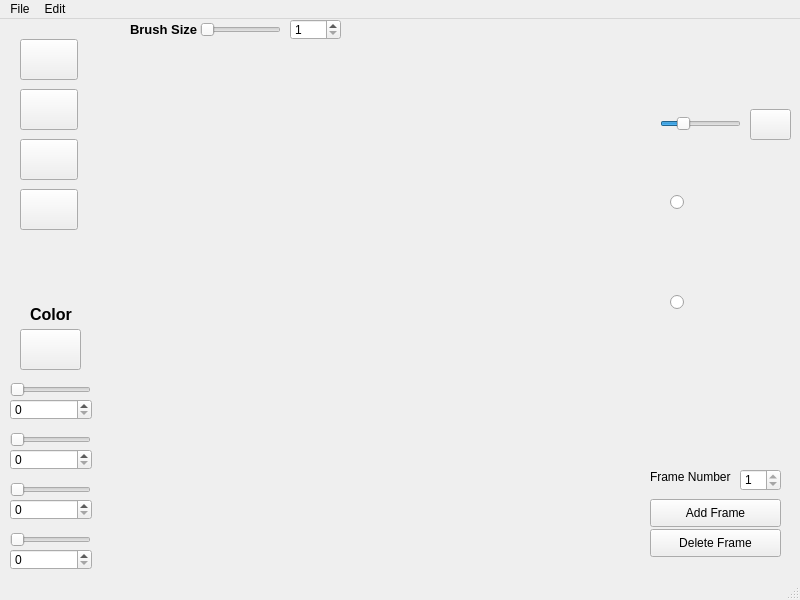
<?xml version="1.0" encoding="UTF-8"?>
<ui version="4.0">
 <class>MainWindow</class>
 <widget class="QMainWindow" name="MainWindow">
  <property name="geometry">
   <rect>
    <x>0</x>
    <y>0</y>
    <width>800</width>
    <height>600</height>
   </rect>
  </property>
  <property name="windowTitle">
   <string>Sprite Editor</string>
  </property>
  <widget class="QWidget" name="centralwidget">
   <widget class="QPushButton" name="brushButton">
    <property name="geometry">
     <rect>
      <x>20</x>
      <y>20</y>
      <width>58</width>
      <height>41</height>
     </rect>
    </property>
    <property name="text">
     <string/>
    </property>
   </widget>
   <widget class="QPushButton" name="eraseButton">
    <property name="geometry">
     <rect>
      <x>20</x>
      <y>70</y>
      <width>58</width>
      <height>41</height>
     </rect>
    </property>
    <property name="text">
     <string/>
    </property>
   </widget>
   <widget class="QPushButton" name="eyedropButton">
    <property name="geometry">
     <rect>
      <x>20</x>
      <y>120</y>
      <width>58</width>
      <height>41</height>
     </rect>
    </property>
    <property name="text">
     <string/>
    </property>
   </widget>
   <widget class="QPushButton" name="negativeButton">
    <property name="geometry">
     <rect>
      <x>20</x>
      <y>170</y>
      <width>58</width>
      <height>41</height>
     </rect>
    </property>
    <property name="text">
     <string/>
    </property>
   </widget>
   <widget class="QSpinBox" name="redSpinBox">
    <property name="geometry">
     <rect>
      <x>10</x>
      <y>380</y>
      <width>82</width>
      <height>21</height>
     </rect>
    </property>
    <property name="maximum">
     <number>255</number>
    </property>
   </widget>
   <widget class="QLabel" name="colorLabel">
    <property name="geometry">
     <rect>
      <x>30</x>
      <y>285</y>
      <width>61</width>
      <height>21</height>
     </rect>
    </property>
    <property name="font">
     <font>
      <pointsize>12</pointsize>
      <weight>75</weight>
      <bold>true</bold>
     </font>
    </property>
    <property name="text">
     <string>Color</string>
    </property>
   </widget>
   <widget class="QSlider" name="redSlider">
    <property name="geometry">
     <rect>
      <x>10</x>
      <y>360</y>
      <width>81</width>
      <height>21</height>
     </rect>
    </property>
    <property name="maximum">
     <number>255</number>
    </property>
    <property name="orientation">
     <enum>Qt::Horizontal</enum>
    </property>
   </widget>
   <widget class="QSpinBox" name="greenSpinBox">
    <property name="geometry">
     <rect>
      <x>10</x>
      <y>430</y>
      <width>82</width>
      <height>21</height>
     </rect>
    </property>
    <property name="maximum">
     <number>255</number>
    </property>
   </widget>
   <widget class="QSlider" name="greenSlider">
    <property name="geometry">
     <rect>
      <x>10</x>
      <y>410</y>
      <width>81</width>
      <height>21</height>
     </rect>
    </property>
    <property name="maximum">
     <number>255</number>
    </property>
    <property name="orientation">
     <enum>Qt::Horizontal</enum>
    </property>
   </widget>
   <widget class="QSpinBox" name="blueSpinBox">
    <property name="geometry">
     <rect>
      <x>10</x>
      <y>480</y>
      <width>82</width>
      <height>21</height>
     </rect>
    </property>
    <property name="maximum">
     <number>255</number>
    </property>
   </widget>
   <widget class="QSlider" name="blueSlider">
    <property name="geometry">
     <rect>
      <x>10</x>
      <y>460</y>
      <width>81</width>
      <height>21</height>
     </rect>
    </property>
    <property name="maximum">
     <number>255</number>
    </property>
    <property name="orientation">
     <enum>Qt::Horizontal</enum>
    </property>
   </widget>
   <widget class="QSpinBox" name="alphaSpinBox">
    <property name="geometry">
     <rect>
      <x>10</x>
      <y>530</y>
      <width>82</width>
      <height>21</height>
     </rect>
    </property>
    <property name="maximum">
     <number>255</number>
    </property>
   </widget>
   <widget class="QSlider" name="alphaSlider">
    <property name="geometry">
     <rect>
      <x>10</x>
      <y>510</y>
      <width>81</width>
      <height>21</height>
     </rect>
    </property>
    <property name="maximum">
     <number>255</number>
    </property>
    <property name="orientation">
     <enum>Qt::Horizontal</enum>
    </property>
   </widget>
   <widget class="QSlider" name="animationSlider">
    <property name="geometry">
     <rect>
      <x>660</x>
      <y>89</y>
      <width>81</width>
      <height>31</height>
     </rect>
    </property>
    <property name="minimum">
     <number>1</number>
    </property>
    <property name="maximum">
     <number>30</number>
    </property>
    <property name="value">
     <number>8</number>
    </property>
    <property name="orientation">
     <enum>Qt::Horizontal</enum>
    </property>
   </widget>
   <widget class="QPushButton" name="animationExpandButton">
    <property name="geometry">
     <rect>
      <x>750</x>
      <y>90</y>
      <width>41</width>
      <height>31</height>
     </rect>
    </property>
    <property name="font">
     <font>
      <pointsize>7</pointsize>
     </font>
    </property>
    <property name="text">
     <string/>
    </property>
   </widget>
   <widget class="QLabel" name="canvas">
    <property name="geometry">
     <rect>
      <x>110</x>
      <y>30</y>
      <width>512</width>
      <height>512</height>
     </rect>
    </property>
    <property name="cursor">
     <cursorShape>CrossCursor</cursorShape>
    </property>
    <property name="frameShape">
     <enum>QFrame::NoFrame</enum>
    </property>
    <property name="text">
     <string/>
    </property>
   </widget>
   <widget class="QLabel" name="animationLabel">
    <property name="geometry">
     <rect>
      <x>650</x>
      <y>10</y>
      <width>81</width>
      <height>81</height>
     </rect>
    </property>
    <property name="text">
     <string/>
    </property>
   </widget>
   <widget class="QLabel" name="frameNumberLabel">
    <property name="geometry">
     <rect>
      <x>650</x>
      <y>450</y>
      <width>91</width>
      <height>16</height>
     </rect>
    </property>
    <property name="text">
     <string>Frame Number</string>
    </property>
   </widget>
   <widget class="QSpinBox" name="frameNumberSpinBox">
    <property name="geometry">
     <rect>
      <x>740</x>
      <y>450</y>
      <width>41</width>
      <height>22</height>
     </rect>
    </property>
    <property name="minimum">
     <number>1</number>
    </property>
    <property name="maximum">
     <number>1</number>
    </property>
   </widget>
   <widget class="QPushButton" name="addFramePushButton">
    <property name="geometry">
     <rect>
      <x>650</x>
      <y>480</y>
      <width>131</width>
      <height>28</height>
     </rect>
    </property>
    <property name="text">
     <string>Add Frame</string>
    </property>
   </widget>
   <widget class="QPushButton" name="deleteFramePushButton">
    <property name="geometry">
     <rect>
      <x>650</x>
      <y>510</y>
      <width>131</width>
      <height>28</height>
     </rect>
    </property>
    <property name="text">
     <string>Delete Frame</string>
    </property>
   </widget>
   <widget class="QLabel" name="BrushSizeLabel">
    <property name="geometry">
     <rect>
      <x>130</x>
      <y>0</y>
      <width>91</width>
      <height>21</height>
     </rect>
    </property>
    <property name="font">
     <font>
      <pointsize>10</pointsize>
      <weight>75</weight>
      <bold>true</bold>
     </font>
    </property>
    <property name="text">
     <string>Brush Size</string>
    </property>
   </widget>
   <widget class="QSlider" name="brushSizeHorizontalSlider">
    <property name="geometry">
     <rect>
      <x>200</x>
      <y>0</y>
      <width>81</width>
      <height>21</height>
     </rect>
    </property>
    <property name="minimum">
     <number>1</number>
    </property>
    <property name="maximum">
     <number>10</number>
    </property>
    <property name="orientation">
     <enum>Qt::Horizontal</enum>
    </property>
   </widget>
   <widget class="QSpinBox" name="brushSizeSpinBox">
    <property name="geometry">
     <rect>
      <x>290</x>
      <y>0</y>
      <width>51</width>
      <height>21</height>
     </rect>
    </property>
    <property name="minimum">
     <number>1</number>
    </property>
    <property name="maximum">
     <number>10</number>
    </property>
   </widget>
   <widget class="QLabel" name="gridLabel">
    <property name="geometry">
     <rect>
      <x>110</x>
      <y>30</y>
      <width>512</width>
      <height>512</height>
     </rect>
    </property>
    <property name="text">
     <string/>
    </property>
   </widget>
   <widget class="QPushButton" name="colorPreview">
    <property name="geometry">
     <rect>
      <x>20</x>
      <y>310</y>
      <width>61</width>
      <height>41</height>
     </rect>
    </property>
    <property name="text">
     <string/>
    </property>
   </widget>
   <widget class="QLabel" name="framePreview1">
    <property name="geometry">
     <rect>
      <x>700</x>
      <y>340</y>
      <width>81</width>
      <height>81</height>
     </rect>
    </property>
    <property name="text">
     <string/>
    </property>
   </widget>
   <widget class="QLabel" name="framePreview2">
    <property name="geometry">
     <rect>
      <x>700</x>
      <y>240</y>
      <width>81</width>
      <height>81</height>
     </rect>
    </property>
    <property name="text">
     <string/>
    </property>
   </widget>
   <widget class="QLabel" name="framePreview3">
    <property name="geometry">
     <rect>
      <x>700</x>
      <y>140</y>
      <width>81</width>
      <height>81</height>
     </rect>
    </property>
    <property name="text">
     <string/>
    </property>
   </widget>
   <widget class="QRadioButton" name="frameSelect2">
    <property name="geometry">
     <rect>
      <x>670</x>
      <y>268</y>
      <width>21</width>
      <height>31</height>
     </rect>
    </property>
    <property name="text">
     <string/>
    </property>
   </widget>
   <widget class="QRadioButton" name="frameSelect3">
    <property name="geometry">
     <rect>
      <x>670</x>
      <y>168</y>
      <width>20</width>
      <height>31</height>
     </rect>
    </property>
    <property name="text">
     <string/>
    </property>
   </widget>
  </widget>
  <widget class="QMenuBar" name="menubar">
   <property name="geometry">
    <rect>
     <x>0</x>
     <y>0</y>
     <width>800</width>
     <height>21</height>
    </rect>
   </property>
   <widget class="QMenu" name="menuFile">
    <property name="title">
     <string>File</string>
    </property>
    <addaction name="actionSave"/>
    <addaction name="actionLoad"/>
    <addaction name="actionExit"/>
   </widget>
   <widget class="QMenu" name="menuEdit">
    <property name="title">
     <string>Edit</string>
    </property>
    <widget class="QMenu" name="menuChange_Canvas_Size">
     <property name="title">
      <string>Resize Canvas</string>
     </property>
     <addaction name="separator"/>
     <addaction name="action1x1"/>
     <addaction name="action2x2"/>
     <addaction name="action4x4"/>
     <addaction name="action8x8"/>
     <addaction name="action16x16"/>
     <addaction name="action32x32"/>
     <addaction name="action64x64"/>
    </widget>
    <addaction name="menuChange_Canvas_Size"/>
   </widget>
   <addaction name="menuFile"/>
   <addaction name="menuEdit"/>
  </widget>
  <widget class="QStatusBar" name="statusbar"/>
  <action name="actionSave">
   <property name="text">
    <string>Save</string>
   </property>
  </action>
  <action name="actionLoad">
   <property name="text">
    <string>Load</string>
   </property>
  </action>
  <action name="actionExit">
   <property name="text">
    <string>Exit</string>
   </property>
  </action>
  <action name="action1x1">
   <property name="text">
    <string>1x1</string>
   </property>
  </action>
  <action name="action2x2">
   <property name="text">
    <string>2x2</string>
   </property>
  </action>
  <action name="action4x4">
   <property name="text">
    <string>4x4</string>
   </property>
  </action>
  <action name="action8x8">
   <property name="text">
    <string>8x8</string>
   </property>
  </action>
  <action name="action16x16">
   <property name="text">
    <string>16x16</string>
   </property>
  </action>
  <action name="action32x32">
   <property name="text">
    <string>32x32</string>
   </property>
  </action>
  <action name="action64x64">
   <property name="text">
    <string>64x64</string>
   </property>
  </action>
 </widget>
 <resources/>
 <connections/>
</ui>
